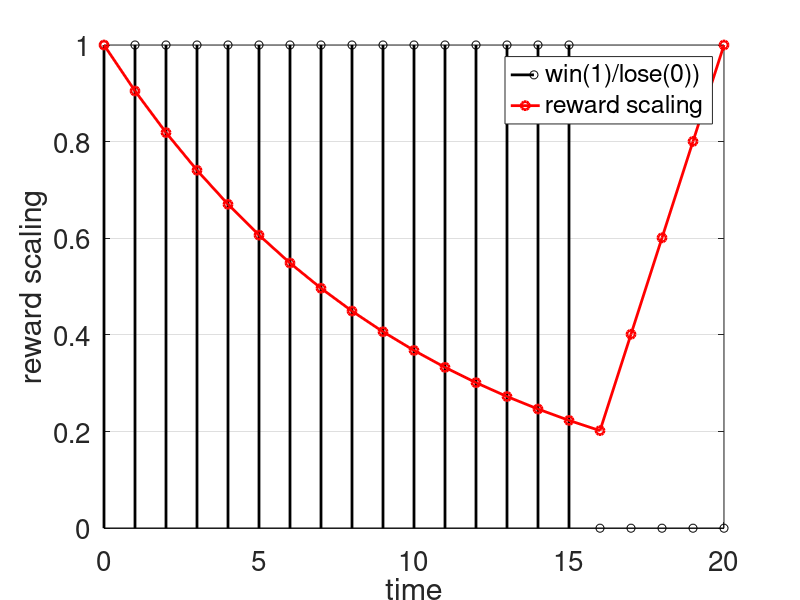

Write the MATLAB code that produced this figure.
clear all;clc;
tMax = 20;tStep = 1;
tVec = [0:tStep:tMax];
alpha = 1;
alphaVec = zeros(size(tVec));
tRecovery = 4;
tDecay = 10;
%X = round(rand(size(tVec)));
X = ones(size(tVec));%X(2:2:end) = 0;
%X = zeros(size(tVec));X(1:5:end) = 1;
X(end-tRecovery:end) = 0;
k = 0;l = 0;
m = 0;
alphaTmp = 1;
alphaVec(1) = 1;

for tInd = 2:length(tVec)
    alphaTmp = exp(-1/tDecay)*X(tInd-1)*alphaTmp + (1-X(tInd-1))*(alphaTmp+m);
    alphaVec(tInd) = min(alphaTmp, 1);
    k = min([(1-X(tInd-1))*(k+1) (1-X(tInd))*(tRecovery-1)]);
    %l = X(tInd);
    m = (1-alphaVec(tInd))/(tRecovery-k);
    alphaTmp = alphaVec(tInd);
end

figure;stem(tVec, X, 'k', 'linewidth', 2);hold on;plot(tVec, alphaVec, 'r-o', 'linewidth', 2);grid on;
xlabel('time');ylabel('reward scaling');
set(gca, 'fontsize', 20);
legend('win(1)/lose(0))','reward scaling');
